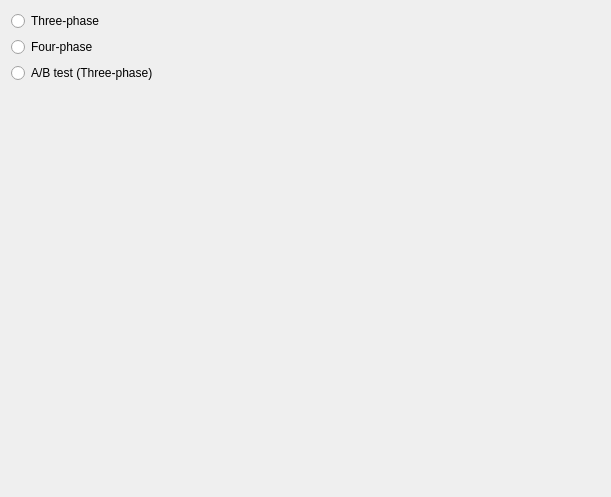
<?xml version="1.0" encoding="UTF-8"?>
<ui version="4.0">
 <class>WizardPageFocStim</class>
 <widget class="QWizardPage" name="WizardPageFocStim">
  <property name="geometry">
   <rect>
    <x>0</x>
    <y>0</y>
    <width>611</width>
    <height>497</height>
   </rect>
  </property>
  <property name="windowTitle">
   <string>WizardPage</string>
  </property>
  <layout class="QVBoxLayout" name="verticalLayout">
   <item>
    <widget class="QRadioButton" name="three_phase_radio">
     <property name="text">
      <string>Three-phase</string>
     </property>
    </widget>
   </item>
   <item>
    <widget class="QRadioButton" name="four_phase_radio">
     <property name="text">
      <string>Four-phase</string>
     </property>
    </widget>
   </item>
   <item>
    <widget class="QRadioButton" name="ab_test_radio">
     <property name="text">
      <string>A/B test (Three-phase)</string>
     </property>
    </widget>
   </item>
   <item>
    <spacer name="verticalSpacer">
     <property name="orientation">
      <enum>Qt::Orientation::Vertical</enum>
     </property>
     <property name="sizeHint" stdset="0">
      <size>
       <width>20</width>
       <height>40</height>
      </size>
     </property>
    </spacer>
   </item>
  </layout>
 </widget>
 <resources/>
 <connections/>
</ui>
